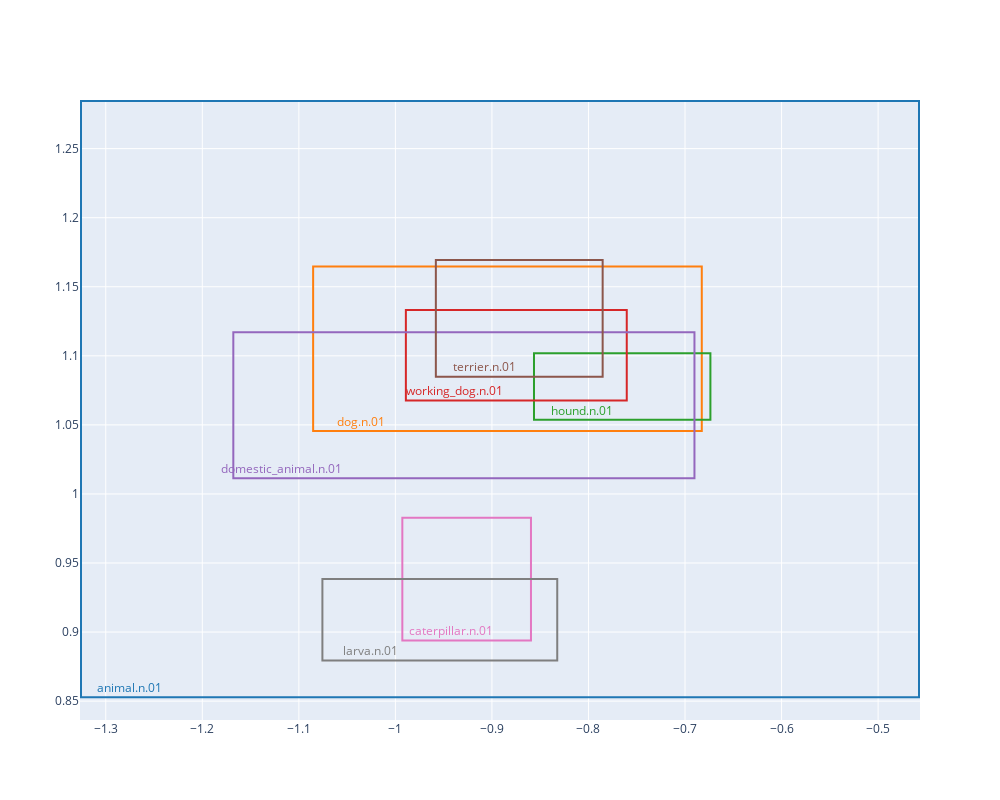

The code cell stored with this chart in its notebook:
### Code cell
fig.show()

### Figure 1 — Plotly figure (JSON) as saved in the notebook; plotly's stock layout.template omitted (floating-point values rounded to 4 significant figures)
{"data": [{"mode": "text", "name": "animal.n.01", "text": ["animal.n.01"], "textfont": {"color": "#1f77b4"}, "type": "scatter", "x": [-1.276], "y": [0.8588]}, {"mode": "text", "name": "dog.n.01", "text": ["dog.n.01"], "textfont": {"color": "#ff7f0e"}, "type": "scatter", "x": [-1.035], "y": [1.052]}, {"mode": "text", "name": "hound.n.01", "text": ["hound.n.01"], "textfont": {"color": "#2ca02c"}, "type": "scatter", "x": [-0.8065], "y": [1.06]}, {"mode": "text", "name": "working_dog.n.01", "text": ["working_dog.n.01"], "textfont": {"color": "#d62728"}, "type": "scatter", "x": [-0.9392], "y": [1.074]}, {"mode": "text", "name": "domestic_animal.n.01", "text": ["domestic_animal.n.01"], "textfont": {"color": "#9467bd"}, "type": "scatter", "x": [-1.118], "y": [1.017]}, {"mode": "text", "name": "terrier.n.01", "text": ["terrier.n.01"], "textfont": {"color": "#8c564b"}, "type": "scatter", "x": [-0.9081], "y": [1.091]}, {"mode": "text", "name": "caterpillar.n.01", "text": ["caterpillar.n.01"], "textfont": {"color": "#e377c2"}, "type": "scatter", "x": [-0.9428], "y": [0.8999]}, {"mode": "text", "name": "larva.n.01", "text": ["larva.n.01"], "textfont": {"color": "#7f7f7f"}, "type": "scatter", "x": [-1.026], "y": [0.8854]}], "layout": {"height": 800, "legend": {"x": 0.8, "y": 1}, "shapes": [{"line": {"color": "#1f77b4"}, "type": "rect", "x0": -1.326, "x1": -0.4577, "y0": 0.8528, "y1": 1.284}, {"line": {"color": "#ff7f0e"}, "type": "rect", "x0": -1.085, "x1": -0.6827, "y0": 1.046, "y1": 1.165}, {"line": {"color": "#2ca02c"}, "type": "rect", "x0": -0.8565, "x1": -0.6737, "y0": 1.054, "y1": 1.102}, {"line": {"color": "#d62728"}, "type": "rect", "x0": -0.9892, "x1": -0.7604, "y0": 1.068, "y1": 1.133}, {"line": {"color": "#9467bd"}, "type": "rect", "x0": -1.168, "x1": -0.6902, "y0": 1.011, "y1": 1.117}, {"line": {"color": "#8c564b"}, "type": "rect", "x0": -0.9581, "x1": -0.7853, "y0": 1.085, "y1": 1.169}, {"line": {"color": "#e377c2"}, "type": "rect", "x0": -0.9928, "x1": -0.8596, "y0": 0.8939, "y1": 0.9828}, {"line": {"color": "#7f7f7f"}, "type": "rect", "x0": -1.076, "x1": -0.8324, "y0": 0.8794, "y1": 0.9384}], "showlegend": false, "width": 1000}}
